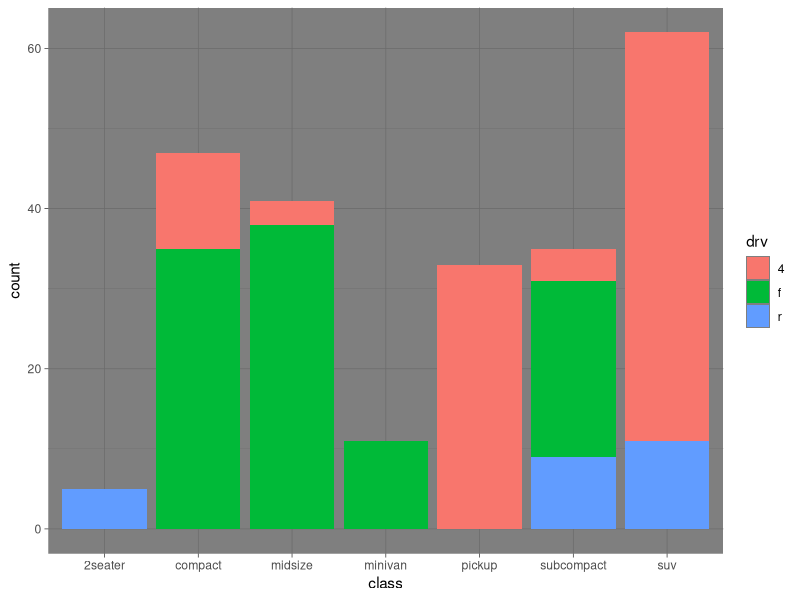

The R source for this figure:
## ---- chunk 1
library( tidyverse )


mpg %>% ggplot( aes( class, fill=drv ) ) + geom_bar() + theme_dark()
